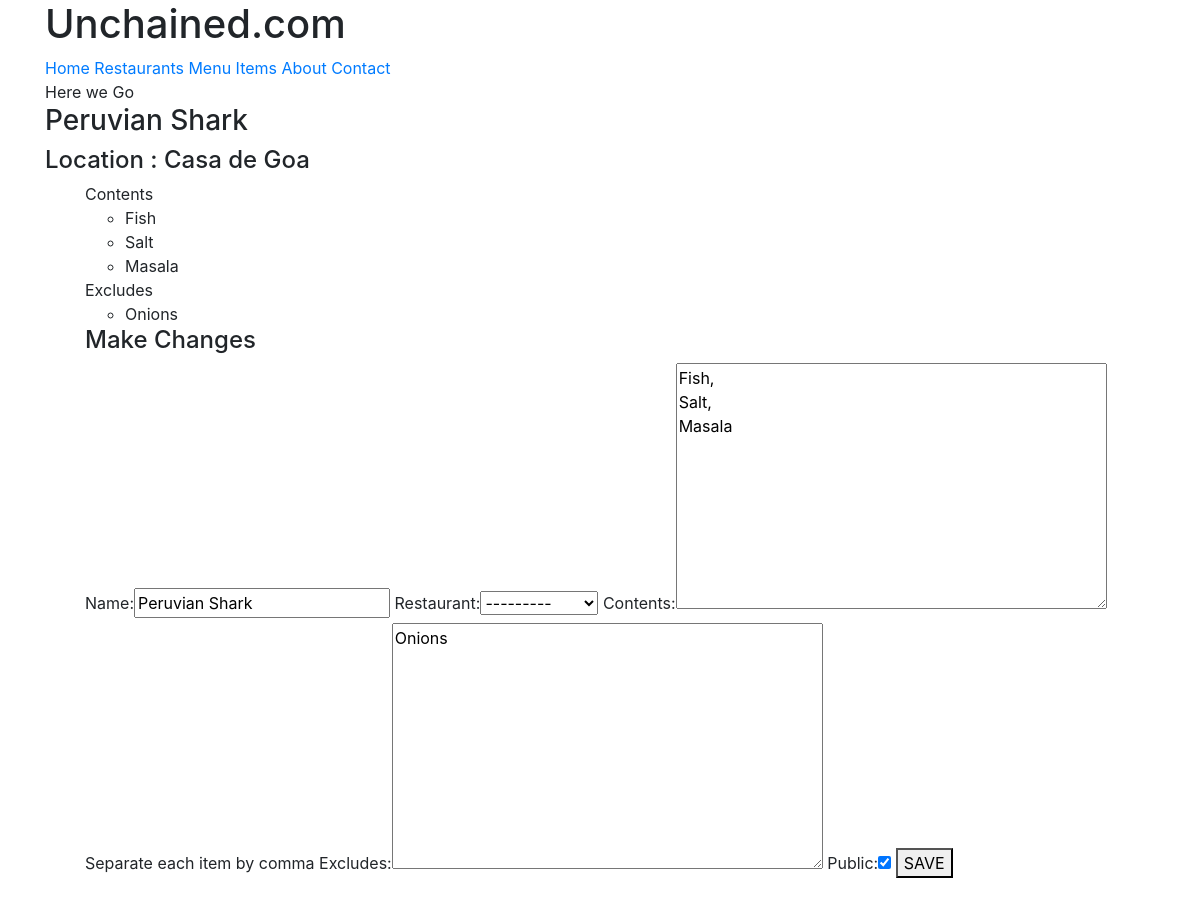
Page /items/2/ (signed in) on the committed database.
### menus/models.py (models this page shows, shortened)
class Item(models.Model):
    user = models.ForeignKey(settings.AUTH_USER_MODEL, on_delete=models.CASCADE)
    restaurant = models.ForeignKey(RestaurantLocation, on_delete=models.CASCADE)
    name = models.CharField(max_length=120)
    contents = models.TextField(help_text='Separate each item by comma')
    excludes = models.TextField(blank=True, null=True)
    public = models.BooleanField(default=True)
    timestamp = models.DateTimeField(auto_now_add=True)
    updated = models.DateTimeField(auto_now=True)
    class Meta:
        ordering = ['-updated', '-timestamp']
    def get_contents(self):
        return self.contents.split(",")
    def get_excludes(self):
        return self.excludes.split(",")

### restaurants/models.py (models this page shows, shortened)
class RestaurantLocation(models.Model):
    name = models.CharField(max_length=120)
    location = models.CharField(max_length=120, null=True, blank=True)
    category = models.CharField(max_length=120, null=True, blank=True, validators=[validate_category])
    slug = models.SlugField(null=True, blank=True)
    owner = models.ForeignKey(User, on_delete=models.CASCADE)
    objects = RestaurantLocationManager()
    def __str__(self):
        return str(self.name)

### menus/views.py (the view)
# urls.py: re_path(r'^(?P<pk>\d+)/$', ItemUpdateView.as_view(), name='detail'),
class ItemUpdateView(LoginRequiredMixin, UpdateView):
    template_name = 'menus/detail-update.html'
    form_class = ItemForm
    def get_queryset(self):
        return Item.objects.filter(user=self.request.user)
    def get_context_data(self, *args, **kwargs):
        context = super(ItemUpdateView, self).get_context_data(*args, **kwargs)
        context["title"] = 'Update Item'
        return context
    def get_form_kwargs(self):
        kwargs = super(ItemUpdateView, self).get_form_kwargs()
        kwargs['user'] = self.request.user
        return kwargs

### menus/forms.py
class ItemForm(forms.ModelForm):
    class Meta:
        model = Item
        fields = [
            'name',
            'restaurant',
            'contents',
            'excludes',
            'public'
        ]
    def __init__(self, user=None, *args, **kwargs):
        print(user)
        super(ItemForm, self).__init__(*args, **kwargs)
        self.fields['restaurant'].queryset = RestaurantLocation.objects.filter(owner=user)

### restaurants/models.py (called while the page is built)
    def get_queryset(self):
        return RestaurantLocationQuerySet(self.model, using=self._db)

### menus/templates/menus/detail-update.html (shortened to what this page needs)
{% extends "base.html" %}
{% block content %}
<h3>{{ form.instance.name }}</h3>
<h4>Location : {{ form.instance.restaurant.name }}</h4>
<ul>
    Contents
    <ul>
        {% for item in form.instance.get_contents %}
        <li>{{ item }}</li>
        {% endfor %}
    </ul>
    {% if form.instance.excludes %}
    Excludes
    <ul>
        {% for item in form.instance.get_excludes %}
        <li>{{ item }}</li>
        {% endfor %}
    </ul>
    {% endif %}
    <h4>Make Changes</h4>
    {% include 'snippets/form-snippet.html' %}
</ul>
{% endblock %}

### templates/snippets/form-snippet.html (shortened to what this page needs)
<form method='POST'> {% csrf_token %}
    {{ form.as_table }}
    <button type='submit'>SAVE</button>
</form>

### rows in the picture
Item: instance.name "Peruvian Shark", instance.restaurant.name "Casa de Goa", get_excludes "Onions", name "Peruvian Shark", restaurant "---------", contents "Fish, Salt, Masala", excludes "Onions", public "☑"

### other values in the picture
{{ item }} "Fish" "Salt" "Masala"
